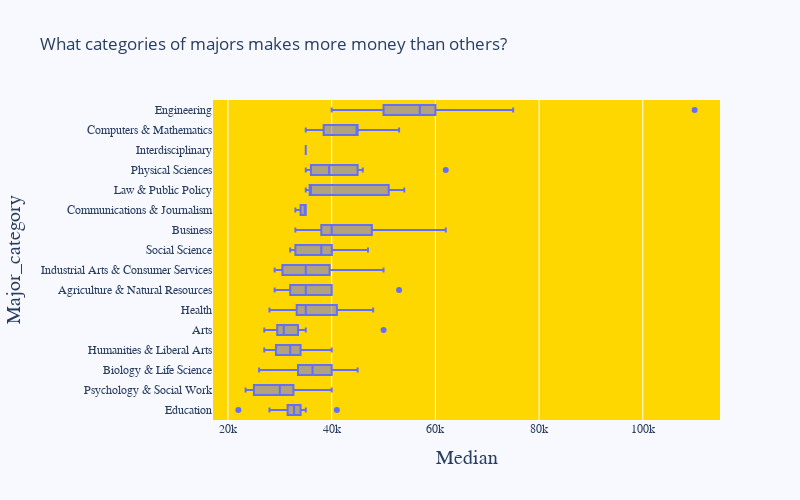

The notebook cell saved with this chart:
### Code cell
fig = px.box(major_processed, x='Median',
             y='Major_category',
             title="What categories of majors makes more money than others?",
             width=800, height=500)
# Update axes
fig.update_xaxes(title_font = dict(size=20,family='Time NEw Roman'))
fig.update_xaxes(tickfont_family="Arial Black")

fig.update_yaxes(title_font=dict(size=20, family='Times New Roman'))
fig.update_yaxes(tickfont_family="Arial Black")

fig.update_layout({
                    'plot_bgcolor':'gold',
                    'paper_bgcolor':'ghostwhite'})
fig.show()

### Figure 1 — Plotly figure (JSON) as saved in the notebook; plotly's stock layout.template omitted (floating-point values rounded to 4 significant figures; data arrays with more than 128 entries replaced by an {"elided": "..."} marker saying what was removed)
{"data": [{"alignmentgroup": "True", "hovertemplate": "Median=%{x}<br>Major_category=%{y}<extra></extra>", "legendgroup": "", "marker": {"color": "#636efa"}, "name": "", "notched": false, "offsetgroup": "", "orientation": "h", "showlegend": false, "type": "box", "x": {"elided": "173 int values"}, "x0": " ", "xaxis": "x", "y": {"elided": "173 str values"}, "y0": " ", "yaxis": "y"}], "layout": {"boxmode": "group", "height": 500, "legend": {"tracegroupgap": 0}, "paper_bgcolor": "ghostwhite", "plot_bgcolor": "gold", "title": {"text": "What categories of majors makes more money than others?"}, "width": 800, "xaxis": {"anchor": "y", "autorange": true, "domain": [0, 1], "range": [17110.0, 114900.0], "tickfont": {"family": "Arial Black"}, "title": {"font": {"family": "Time NEw Roman", "size": 20}, "text": "Median"}, "type": "linear"}, "yaxis": {"anchor": "x", "autorange": true, "domain": [0, 1], "range": [-0.5, 15.5], "tickfont": {"family": "Arial Black"}, "title": {"font": {"family": "Times New Roman", "size": 20}, "text": "Major_category"}, "type": "category"}}}
